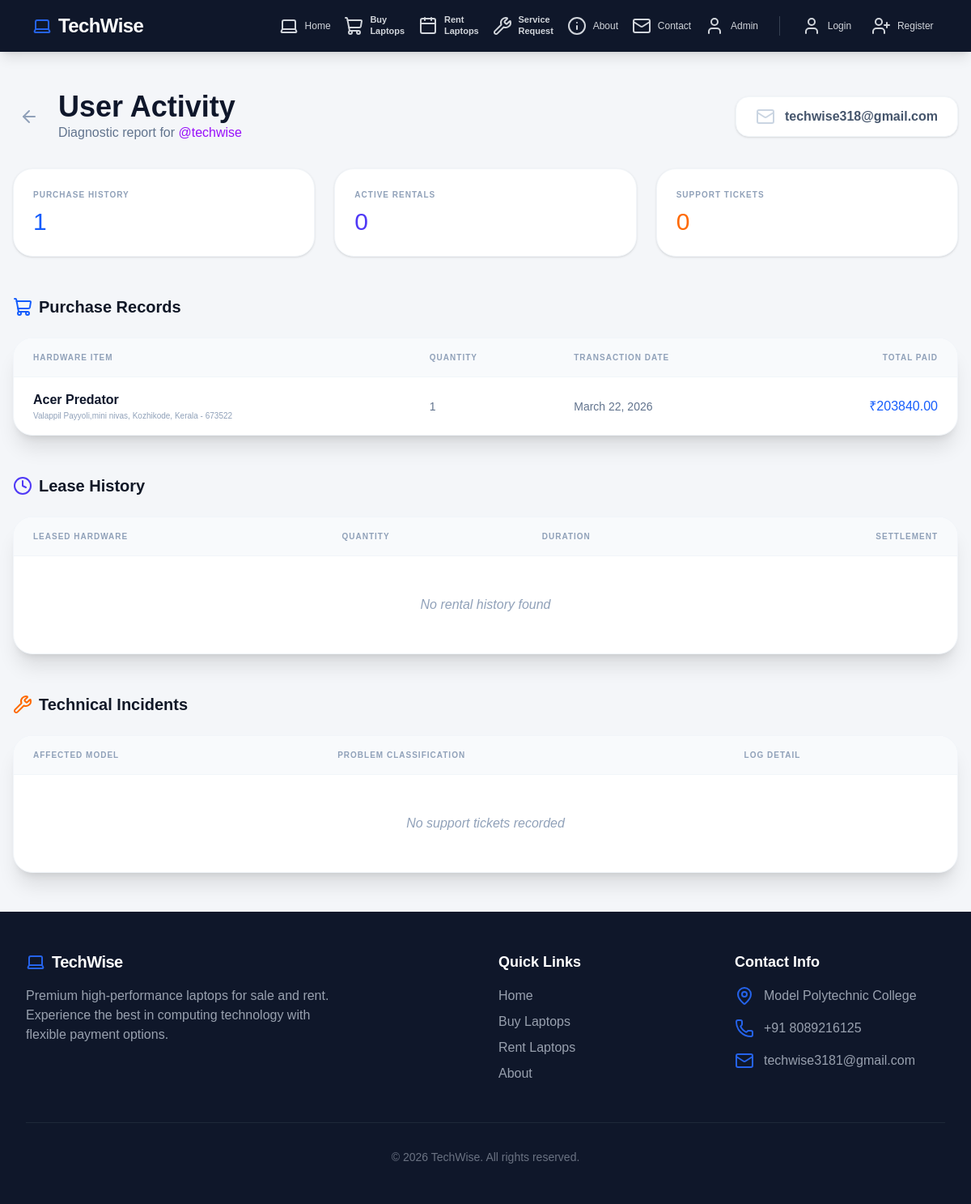
/management/user-activity/9/ (signed in), run on the app's committed database.
### core/models.py (models this page shows, shortened)
class LaptopSale(models.Model):
    STATUS_CHOICES = [
        ('Order Placed', 'Order Placed'),
        ('Order Confirmed', 'Order Confirmed'),
        ('Packed', 'Packed'),
        ('Out for Delivery', 'Out for Delivery'),
        ('Delivered', 'Delivered'),
        ('Cancelled', 'Cancelled'),
    ]
    user = models.ForeignKey(User, on_delete=models.CASCADE, related_name='laptop_sales', null=True, blank=True)
    laptop_name = models.CharField(max_length=200)
    laptop_specs = models.TextField(blank=True, null=True)
    price = models.DecimalField(max_digits=10, decimal_places=2)
    tax_amount = models.DecimalField(max_digits=10, decimal_places=2, default=0.00)
    total_amount = models.DecimalField(max_digits=10, decimal_places=2, default=0.00)
    customer_name = models.CharField(max_length=100)
    email = models.EmailField()
    mobile_number = models.CharField(max_length=20, blank=True, null=True)
    address = models.TextField(blank=True, null=True)
    pincode = models.CharField(max_length=10, blank=True, null=True)
    state = models.CharField(max_length=100, blank=True, null=True)
    district = models.CharField(max_length=100, blank=True, null=True)
    payment_method = models.CharField(max_length=50, default="Cash on Delivery")
    quantity = models.PositiveIntegerField(default=1)
    status = models.CharField(max_length=30, choices=STATUS_CHOICES, default='Order Placed')
    current_lat = models.FloatField(blank=True, null=True)
    current_lng = models.FloatField(blank=True, null=True)
    estimated_delivery = models.DateField(blank=True, null=True)
    sale_date = models.DateTimeField(auto_now_add=True)

### core/views.py (the view)
# urls.py: path('management/user-activity/<int:user_id>/', views.user_activity, name='user_activity'),
@login_required
def user_activity(request, user_id):
    if not request.user.is_superuser:
        return redirect('home')
    user = get_object_or_404(User, id=user_id)
    sales = LaptopSale.objects.filter(user=user).order_by('-sale_date')
    rentals = LaptopRental.objects.filter(user=user).order_by('-rental_date')
    services = ServiceRequest.objects.filter(user=user).order_by('-created_at')
    return render(request, 'core/user_activity.html', {
        'target_user': user,
        'sales': sales,
        'rentals': rentals,
        'services': services
    })

### core/templates/core/user_activity.html (shortened to what this page needs)
{% extends 'core/base.html' %}
{% block content %}
<div class="max-w-7xl mx-auto px-4 py-12">
    <div class="flex items-center justify-between mb-8">
        <div class="flex items-center gap-4">
            <a href="{% url 'admin_dashboard' %}" class="p-2 hover:bg-slate-100 rounded-xl transition-colors text-slate-400">
                <i data-lucide="arrow-left" size="24"></i>
            </a>
            <div>
                <h1 class="text-4xl font-bold text-slate-900">User Activity</h1>
                <p class="text-slate-500 font-medium">Diagnostic report for <span class="text-purple-600">@{{ target_user.username }}</span></p>
            </div>
        </div>
        <div class="flex gap-4">
            <div class="bg-white px-6 py-3 rounded-2xl shadow-sm border border-slate-100 flex items-center gap-3">
                <i data-lucide="mail" class="text-slate-300" size="20"></i>
                <span class="text-slate-600 font-bold">{{ target_user.email }}</span>
            </div>
        </div>
    </div>
    <div class="grid grid-cols-1 md:grid-cols-3 gap-6 mb-12">
        <div class="bg-white p-6 rounded-3xl shadow-sm border border-slate-100">
            <p class="text-[10px] font-bold text-slate-400 uppercase tracking-widest mb-2">Purchase History</p>
            <p class="text-3xl font-900 text-blue-600">{{ sales|length }}</p>
        </div>
        <div class="bg-white p-6 rounded-3xl shadow-sm border border-slate-100">
            <p class="text-[10px] font-bold text-slate-400 uppercase tracking-widest mb-2">Active Rentals</p>
            <p class="text-3xl font-900 text-indigo-600">{{ rentals|length }}</p>
        </div>
        <div class="bg-white p-6 rounded-3xl shadow-sm border border-slate-100">
            <p class="text-[10px] font-bold text-slate-400 uppercase tracking-widest mb-2">Support Tickets</p>
            <p class="text-3xl font-900 text-orange-500">{{ services|length }}</p>
        </div>
    </div>
    <div class="space-y-12">
        <section>
            <h2 class="text-xl font-bold mb-6 flex items-center gap-2">
                <i data-lucide="shopping-cart" class="text-blue-600" size="20"></i>
                Purchase Records
            </h2>
            <div class="bg-white rounded-3xl shadow-xl border border-slate-100 overflow-hidden">
                <table class="w-full text-left">
                    <thead class="bg-slate-50 border-b border-slate-100">
                        <tr>
                            <th class="px-6 py-4 text-[10px] font-bold text-slate-400 uppercase tracking-widest">Hardware Item</th>
                            <th class="px-6 py-4 text-[10px] font-bold text-slate-400 uppercase tracking-widest">Quantity</th>
                            <th class="px-6 py-4 text-[10px] font-bold text-slate-400 uppercase tracking-widest">Transaction Date</th>
                            <th class="px-6 py-4 text-[10px] font-bold text-slate-400 uppercase tracking-widest text-right">Total Paid</th>
                        </tr>
                    </thead>
                    <tbody class="divide-y divide-slate-50">
                        {% for sale in sales %}
                        <tr>
                            <td class="px-6 py-4">
                                <p class="font-bold text-slate-900">{{ sale.laptop_name }}</p>
                                <p class="text-[10px] text-slate-400">{{ sale.address }}, {{ sale.district }}, {{ sale.state }} - {{ sale.pincode }}</p>
                            </td>
                            <td class="px-6 py-4 text-sm text-slate-500">{{ sale.quantity }}</td>
                            <td class="px-6 py-4 text-sm text-slate-500">{{ sale.sale_date|date:"F d, Y" }}</td>
                            <td class="px-6 py-4 text-right font-900 text-blue-600">₹{{ sale.total_amount }}</td>
                        </tr>
                        {% empty %}
                        <tr><td colspan="4" class="px-6 py-12 text-center text-slate-400 italic">No purchase history found</td></tr>
                        {% endfor %}
                    </tbody>
                </table>
            </div>
        </section>
        <section>
            <h2 class="text-xl font-bold mb-6 flex items-center gap-2">
                <i data-lucide="clock" class="text-indigo-600" size="20"></i>
                Lease History
            </h2>
            <div class="bg-white rounded-3xl shadow-xl border border-slate-100 overflow-hidden">
                <table class="w-full text-left">
                    <thead class="bg-slate-50 border-b border-slate-100">
                        <tr>
                            <th class="px-6 py-4 text-[10px] font-bold text-slate-400 uppercase tracking-widest">Leased Hardware</th>
                            <th class="px-6 py-4 text-[10px] font-bold text-slate-400 uppercase tracking-widest">Quantity</th>
                            <th class="px-6 py-4 text-[10px] font-bold text-slate-400 uppercase tracking-widest">Duration</th>
                            <th class="px-6 py-4 text-[10px] font-bold text-slate-400 uppercase tracking-widest text-right">Settlement</th>
                        </tr>
                    </thead>
                    <tbody class="divide-y divide-slate-50">
                        {% for rental in rentals %}
                        <tr>
                            <td class="px-6 py-4">
                                <p class="font-bold text-slate-900">{{ rental.laptop_name }}</p>
                                <p class="text-[10px] text-slate-400">{{ rental.address }}, {{ rental.district }}, {{ rental.state }} - {{ rental.pincode }}</p>
                            </td>
                            <td class="px-6 py-4 text-sm text-slate-500">{{ rental.quantity }}</td>
                            <td class="px-6 py-4 text-sm text-slate-500">{{ rental.duration }}</td>
                            <td class="px-6 py-4 text-right font-900 text-indigo-600">₹{{ rental.total_amount }}</td>
                        </tr>
                        {% empty %}
                        <tr><td colspan="4" class="px-6 py-12 text-center text-slate-400 italic">No rental history found</td></tr>
                        {% endfor %}
                    </tbody>
                </table>
            </div>
        </section>
        <section>
            <h2 class="text-xl font-bold mb-6 flex items-center gap-2">
                <i data-lucide="wrench" class="text-orange-500" size="20"></i>
                Technical Incidents
            </h2>
            <div class="bg-white rounded-3xl shadow-xl border border-slate-100 overflow-hidden">
                <table class="w-full text-left">
                    <thead class="bg-slate-50 border-b border-slate-100">
                        <tr>
                            <th class="px-6 py-4 text-[10px] font-bold text-slate-400 uppercase tracking-widest">Affected Model</th>
                            <th class="px-6 py-4 text-[10px] font-bold text-slate-400 uppercase tracking-widest">Problem Classification</th>
                            <th class="px-6 py-4 text-[10px] font-bold text-slate-400 uppercase tracking-widest">Log Detail</th>
                        </tr>
                    </thead>
                    <tbody class="divide-y divide-slate-50">
                        {% for req in services %}
                        <tr>
                            <td class="px-6 py-4">
                                <p class="font-bold text-slate-900">{{ req.laptop_model }}</p>
                                <p class="text-[10px] text-slate-400">{{ req.address }}, {{ req.district }}, {{ req.state }} - {{ req.pincode }}</p>
                            </td>
                            <td class="px-6 py-4">
                                <span class="text-[10px] font-bold px-2 py-0.5 bg-orange-100 text-orange-700 rounded uppercase">{{ req.problem_type }}</span>
                            </td>
                            <td class="px-6 py-4 text-xs text-slate-500 line-clamp-1">{{ req.problem_description }}</td>
                        </tr>
                        {% empty %}
                        <tr><td colspan="3" class="px-6 py-12 text-center text-slate-400 italic">No support tickets recorded</td></tr>
                        {% endfor %}
                    </tbody>
                </table>
            </div>
        </section>
    </div>
</div>
{% endblock %}

### data on the page
LaptopSale: laptop_name "Acer Predator", address "Valappil Payyoli,mini nivas", district "Kozhikode", state "Kerala", pincode "673522", quantity "1", sale_date "March 22, 2026", total_amount "203840.00"

### other printed values
{{ target_user.username }} "techwise"
{{ target_user.email }} "techwise318@gmail.com"
{{ sales|length }} "1"
{{ rentals|length }} "0"
{{ services|length }} "0"
